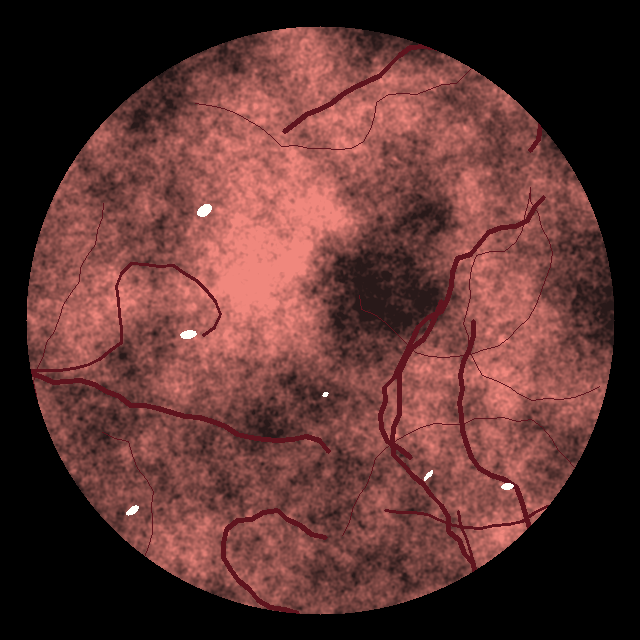
#> input picture clear.png, 640 x 640 px
$ python -i enhancement.py   (imports and definitions only)
#> lines starting #> are read from the running program, lines starting #| are printed output that depends on the picture
"""
enhancement.py
==============
Optional, classic image enhancement operations. All functions take and
return RGB uint8 arrays and never modify the input in place.

These operations change how an image LOOKS. They do not add information
that the camera did not capture, and there is no evidence here that they
improve diagnostic accuracy.
"""

import io
from typing import List, Tuple

import cv2
import numpy as np
from PIL import Image


def apply_clahe(rgb: np.ndarray, clip_limit: float = 2.0, tile_grid: int = 8) -> np.ndarray:
    """
    CLAHE = Contrast Limited Adaptive Histogram Equalization.

    Instead of stretching the histogram of the whole image at once, CLAHE
    splits the image into a grid of tiles and equalizes each tile, so local
    detail in both dark and bright regions becomes visible. The clip limit
    caps how much any tile can be boosted, which stops noise from being
    amplified too much.

    It is applied only to the L (lightness) channel of the LAB colour space,
    so colours (important for tissue appearance) are not distorted.
    """
#> called with clip_limit = 2, tile_grid = 8
    lab = cv2.cvtColor(rgb, cv2.COLOR_RGB2LAB)
#> lab: shape (640, 640, 3); mean of channels 0, 1, 2 67.6, 144.5, 137.2
    l_channel, a_channel, b_channel = cv2.split(lab)
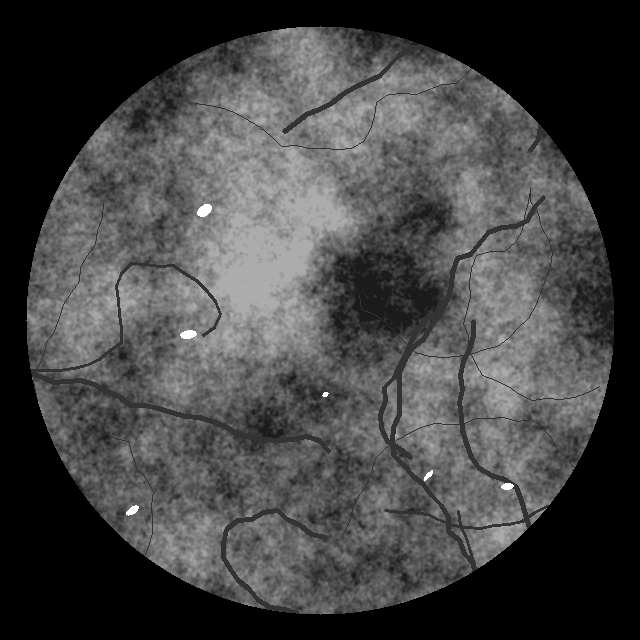
#> l_channel: shape (640, 640); min 0, max 255, mean 67.6
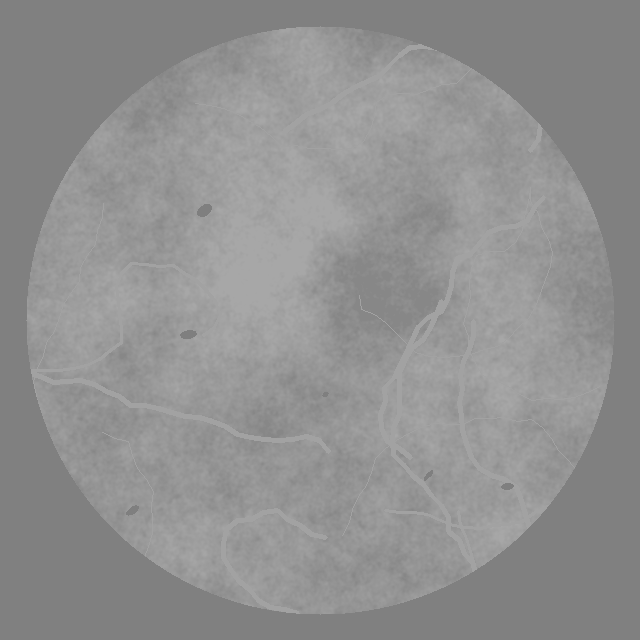
#> a_channel: shape (640, 640); min 127, max 167, mean 144.5
    clahe = cv2.createCLAHE(clipLimit=float(clip_limit), tileGridSize=(int(tile_grid), int(tile_grid)))
    l_eq = clahe.apply(l_channel)
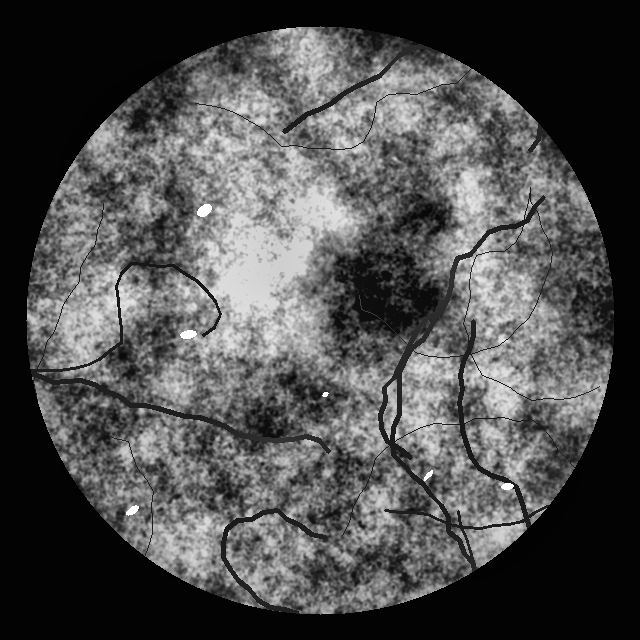
#> l_eq: shape (640, 640); min 2, max 255, mean 78.4
    return cv2.cvtColor(cv2.merge((l_eq, a_channel, b_channel)), cv2.COLOR_LAB2RGB)
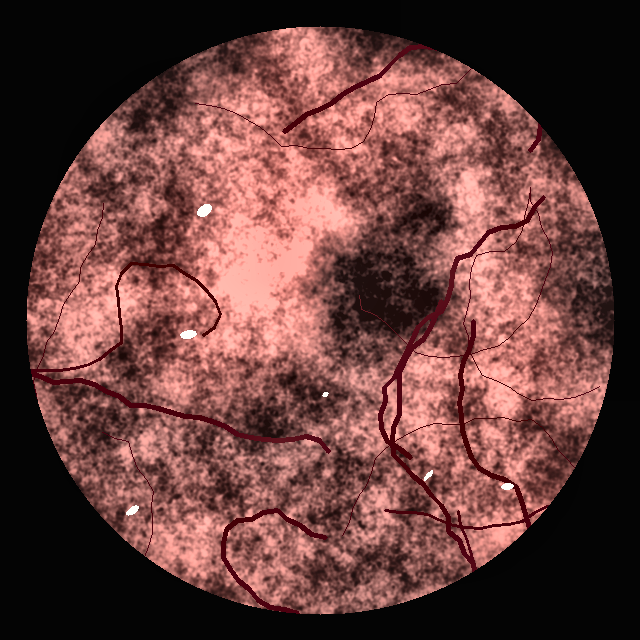
#> returned value: shape (640, 640, 3); mean R, G, B 103.7, 63.2, 59.8


# [39 lines left out: functions reduce_noise_gaussian, sharpen, adjust_brightness, not called in this run]


# Fixed processing order: denoise first (so noise is not sharpened),
# then fix brightness, then local contrast, then sharpen last.
PIPELINE_ORDER = ["Noise reduction", "Brightness adjustment", "CLAHE", "Sharpening"]


# [26 lines left out: functions enhance_pipeline, to_png_bytes, not called in this run]

>>> import cv2
>>> picture = cv2.cvtColor(cv2.imread('clear.png'), cv2.COLOR_BGR2RGB)
>>> result = apply_clahe(picture)
